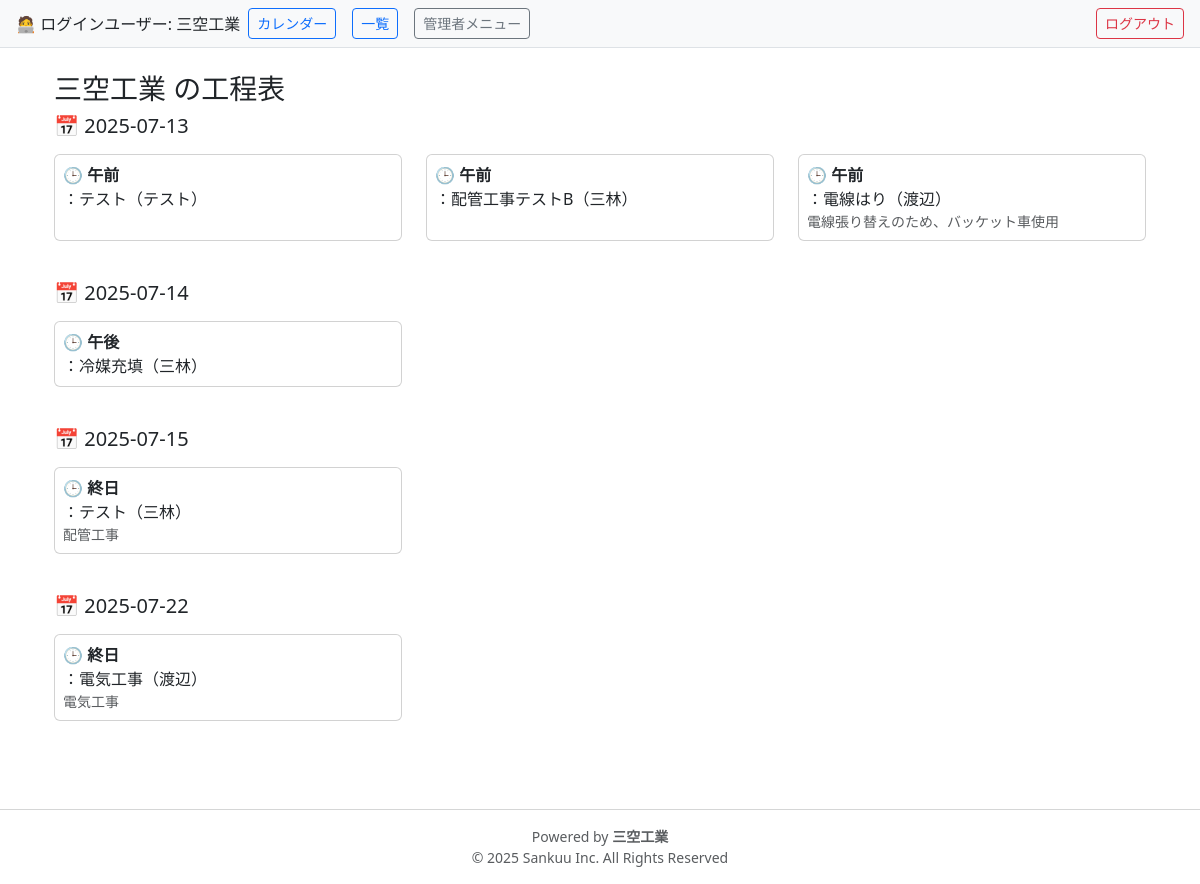
Page /schedules (signed in) on the committed database.
### models.py (models this page shows)
class User(db.Model, UserMixin):
    __tablename__ = 'users'
    id = db.Column(db.Integer, primary_key=True)
    company_name = db.Column(db.String(100), nullable=False)
    email = db.Column(db.String(120), unique=True, nullable=False)
    password_hash = db.Column(db.String(128), nullable=False)
    role = db.Column(db.String(20), nullable=False)  # 'admin' or 'company'
    schedules = db.relationship('Schedule', backref='company', lazy=True)

class Schedule(db.Model):
    __tablename__ = 'schedules'
    id = db.Column(db.Integer, primary_key=True)
    site_name = db.Column(db.String(255), nullable=False)  # 開始日
    end_date = db.Column(db.Date, nullable=True)  # 終了日
    date = db.Column(db.Date, nullable=False)
    time_slot = db.Column(db.String(10), nullable=False)  # 午前／午後／夜
    task_name = db.Column(db.String(100), nullable=False)
    person_in_charge = db.Column(db.String(100))  # 担当者
    comment = db.Column(db.Text)
    company_id = db.Column(db.Integer, db.ForeignKey('users.id'), nullable=False)
    created_by = db.Column(db.Integer)  # ログインユーザーのID
    client_person = db.Column(db.String(100))   # 依頼元の担当者
    client_comment = db.Column(db.String(255))  # 依頼元からの伝言や要望など

### routes.py (the view)
@bp.route('/schedules')
@login_required
def schedule_list():
    if current_user.role == 'admin':
        schedules = Schedule.query.order_by(Schedule.date.asc()).all()
    else:
        schedules = Schedule.query.filter_by(company_id=current_user.id).order_by(Schedule.date.asc()).all()
    schedules_by_date = defaultdict(list)
    for s in schedules:
        schedules_by_date[s.date.strftime('%Y-%m-%d')].append(s)
    return render_template('schedule/list.html', schedules_by_date=schedules_by_date)

### app.py (called while the page is built)
@login_manager.user_loader
def load_user(user_id):
    return User.query.get(int(user_id))

### templates/schedule/list.html
{% extends 'base.html' %}
{% block content %}
<div class="container-fluid mt-4">
  <h3>{{ current_user.company_name }} の工程表</h3>
  <div class="row">
    {% for date, items in schedules_by_date.items() %}
      <div class="col-12 mb-4">
        <h5 class="mb-3">📅 {{ date }}</h5>
        <div class="row">
          {% for s in items %}
            <div class="col-12 col-sm-6 col-md-4 mb-3">
              <div class="card h-100 p-2">
                <strong>🕒 {{ s.time_slot }}</strong>：{{ s.task_name }}（{{ s.person_in_charge }}）<br>
                {% if s.comment %}
                  <small class="text-muted">{{ s.comment }}</small>
                {% endif %}
              </div>
            </div>
          {% endfor %}
        </div>
      </div>
    {% endfor %}
  </div>
</div>
{% endblock %}

### templates/base.html (shortened to what this page needs)
<!DOCTYPE html>
<html lang="ja">
<head>
  <link
    href="https://cdn.jsdelivr.net/npm/bootstrap@5.3.1/dist/css/bootstrap.min.css"
    rel="stylesheet"
  />
  <link
    href="https://cdn.jsdelivr.net/npm/fullcalendar@6.1.8/main.min.css"
    rel="stylesheet"
  />
</head>
<body>
  {% if current_user.is_authenticated %}
    <div class="d-flex justify-content-between align-items-center px-3 py-2 bg-light border-bottom">
      <div class="d-flex align-items-center">
        🧑‍💻 ログインユーザー: {{ current_user.company_name }}
        <a href="{{ url_for('main.schedule_calendar') }}" class="btn btn-outline-primary btn-sm mx-2">カレンダー</a>
        <a href="{{ url_for('main.schedule_list') }}"     class="btn btn-outline-primary btn-sm mx-2">一覧</a>
        {% if current_user.role == 'admin' %}
          <a href="{{ url_for('main.admin_list_users') }}" class="btn btn-outline-secondary btn-sm mx-2">管理者メニュー</a>
        {% endif %}
      </div>
      <a href="{{ url_for('main.logout') }}" class="btn btn-outline-danger btn-sm">ログアウト</a>
    </div>
  {% endif %}
  <div class="container mt-3">
    {% block content %}{% endblock %}
  </div>
  <footer class="text-center mt-5 mb-3 text-muted small">
    <hr />
    <div>Powered by <strong>三空工業</strong></div>
    <div>© 2025 Sankuu Inc. All Rights Reserved</div>
  </footer>
</body>
</html>

### rows in the picture
User: company_name "三空工業"
Schedule: time_slot "午前", task_name "テスト", person_in_charge "テスト"
Schedule: time_slot "午前", task_name "配管工事テストB", person_in_charge "三林"
Schedule: time_slot "午前", task_name "電線はり", person_in_charge "渡辺", comment "電線張り替えのため、バッケット車使用"
Schedule: time_slot "午後", task_name "冷媒充填", person_in_charge "三林"
Schedule: time_slot "終日", task_name "テスト", person_in_charge "三林", comment "配管工事"
Schedule: time_slot "終日", task_name "電気工事", person_in_charge "渡辺", comment "電気工事"

### other values in the picture
{{ date }} "2025-07-13" "2025-07-14" "2025-07-15" "2025-07-22"
